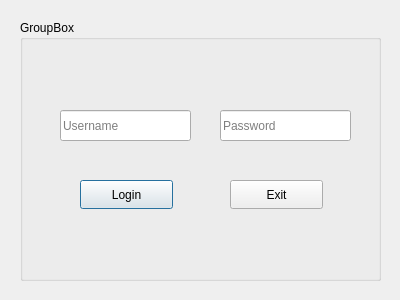
<?xml version="1.0" encoding="UTF-8"?>
<ui version="4.0">
 <class>loginDialog</class>
 <widget class="QDialog" name="loginDialog">
  <property name="geometry">
   <rect>
    <x>0</x>
    <y>0</y>
    <width>400</width>
    <height>300</height>
   </rect>
  </property>
  <property name="windowTitle">
   <string>Dialog</string>
  </property>
  <widget class="QGroupBox" name="groupBox">
   <property name="geometry">
    <rect>
     <x>20</x>
     <y>20</y>
     <width>361</width>
     <height>261</height>
    </rect>
   </property>
   <property name="title">
    <string>GroupBox</string>
   </property>
   <widget class="QLineEdit" name="username">
    <property name="geometry">
     <rect>
      <x>40</x>
      <y>90</y>
      <width>131</width>
      <height>31</height>
     </rect>
    </property>
    <property name="placeholderText">
     <string>Username</string>
    </property>
   </widget>
   <widget class="QLineEdit" name="password">
    <property name="geometry">
     <rect>
      <x>200</x>
      <y>90</y>
      <width>131</width>
      <height>31</height>
     </rect>
    </property>
    <property name="placeholderText">
     <string>Password</string>
    </property>
   </widget>
   <widget class="QPushButton" name="loginbutton">
    <property name="geometry">
     <rect>
      <x>60</x>
      <y>160</y>
      <width>93</width>
      <height>29</height>
     </rect>
    </property>
    <property name="text">
     <string>Login</string>
    </property>
   </widget>
   <widget class="QPushButton" name="exitbutton">
    <property name="geometry">
     <rect>
      <x>210</x>
      <y>160</y>
      <width>93</width>
      <height>29</height>
     </rect>
    </property>
    <property name="text">
     <string>Exit</string>
    </property>
   </widget>
  </widget>
 </widget>
 <resources/>
 <connections>
  <connection>
   <sender>exitbutton</sender>
   <signal>clicked()</signal>
   <receiver>loginDialog</receiver>
   <slot>close()</slot>
   <hints>
    <hint type="sourcelabel">
     <x>276</x>
     <y>194</y>
    </hint>
    <hint type="destinationlabel">
     <x>199</x>
     <y>149</y>
    </hint>
   </hints>
  </connection>
 </connections>
</ui>
